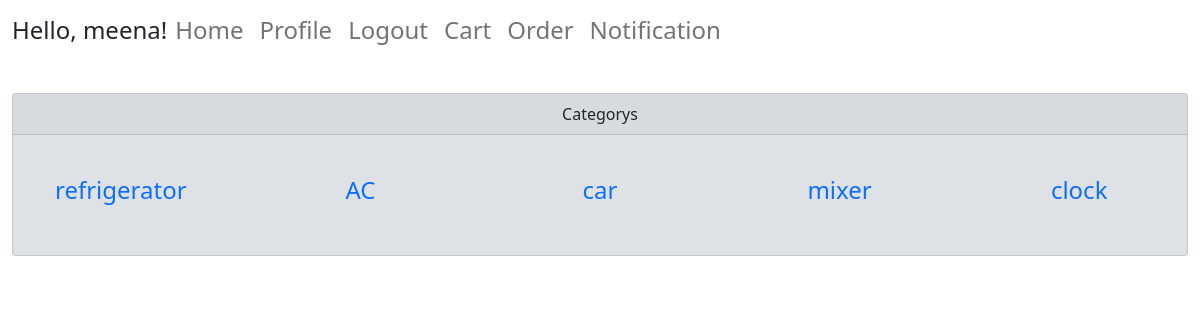
/category/1 (signed in), run on the app's committed database.
### user/models.py (models this page shows)
class Categorys(models.Model):
    service = models.CharField(max_length=100 )
    category = models.CharField(max_length=100 )
    def __str__(self):
        return self.category

### user/view/service.py (the view)
# urls.py: path('category/<int:pk>' , category , name = 'category'),
def category(req, pk):
    if req.user.is_authenticated:
        user_obj = req.user
        profile_obj = Profile.objects.filter(user = user_obj).first()
        if profile_obj is None:
            return redirect('/login')
    ser_obj = Services.objects.filter(pk = pk).first()
    if not ser_obj.sub_category:
        return redirect(f'/service/{ser_obj.id}')
    cat_obj = Categorys.objects.filter(service = ser_obj.service)
    print(cat_obj)
    return render(req , 'user/category.html' , {"categorys":cat_obj , 'serviceid': ser_obj.id})

### user/templates/user/category.html
{% extends 'user/base.html' %}
{% block content %}
<div class="card" style="background-color:#dee2e6;">
        <div class="card-header d-flex justify-content-center align-items-center" >
            Categorys
        </div>
        <div class="card-block" >
            <div class="row">
                {% for category in categorys %}
                    <div class="col-md-2  d-flex justify-content-center align-items-center" style="width: 20%; height:10vw; ">
                        <h4><a href = "{% url 'service' servicepk=serviceid categorypk=category.id%}" style ="text-decoration: none;">{{category.category}}</a></h4>
                    </div>
                {% endfor %}
            </div>
        </div>
</div>
{% endblock %}

### user/templates/user/base.html (shortened to what this page needs)
<html>
  <head>
    <link href="https://cdn.jsdelivr.net/npm/bootstrap@5.1.3/dist/css/bootstrap.min.css" rel="stylesheet">
  </head>
  <body >
  <div class="container-fluid" >
    <nav class="navbar navbar-expand-lg navbar-light ">
      <h4>Hello, {{ user.username|default:'Guest' }}! </h4>
      <div class="collapse navbar-collapse" id="navbarNav">
        <ul class="navbar-nav">
        <li class="nav-item active">
            <h4><a class="nav-link" href="{% url 'user'%} ">Home </a></h4>
        </li>
      {% if user.is_authenticated %}
        <li class="nav-item active">
            <h4><a class="nav-link" href="{% url 'profile'%} ">Profile </a></h4>
        </li>
        <li class="nav-item active">
            <h4><a class="nav-link" href="{% url 'logout'%} ">Logout </a></h4>
        </li>
        <li class="nav-item">
            <h4><a class="nav-link" href="{% url 'cart'%}">Cart</a></h4>
        </li>
        <li class="nav-item">
            <h4><a class="nav-link" href="{% url 'order'%}">Order</a></h4>
        </li>
        <li class="nav-item">
          <h4><a class="nav-link" href="{% url 'notification'%}">Notification</a></h4>
        </li>
        </ul>
      </div>
      {% endif %}
    </nav>
    <br>
    {% block content %}
    {% endblock %}
  </div>
  </body>
</html>

### data on the page
Categorys: category "refrigerator"
Categorys: category "AC"
Categorys: category "car"
Categorys: category "mixer"
Categorys: category "clock"

### other printed values
{{ user.username|default:'Guest' }} "meena"
